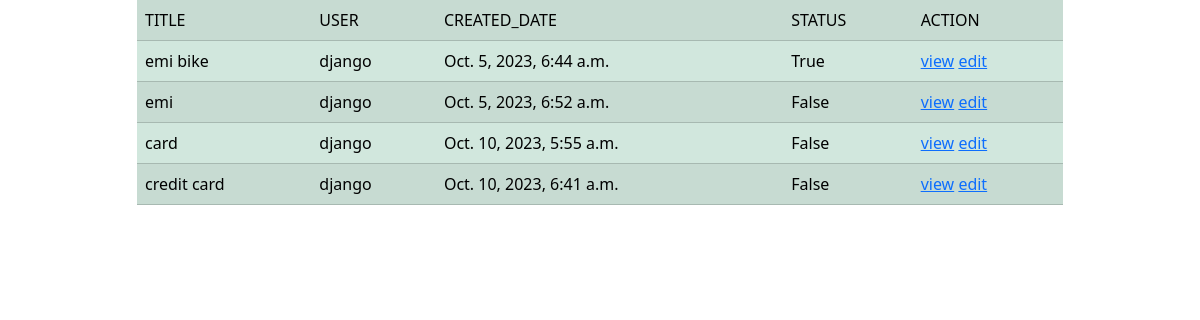
/all/ (signed in), run on the app's committed database.
### reminder/models.py (models this page shows, shortened)
class Todos(models.Model):
    title=models.CharField(max_length=200)
    created_date=models.DateTimeField(auto_now_add=True)
    status=models.BooleanField(default=False)
    user=models.ForeignKey(User,on_delete=models.CASCADE)

### reminder/views.py (the view)
# urls.py: path("all/",TodoListView.as_view(),name="list-todo"),
@method_decorator(signin_required,name="dispatch")
class TodoListView(ListView):
    template_name="reminder/todo_list.html"
    context_object_name="todos"
    model=Todos
    def get_queryset(self):
        qs=Todos.objects.filter(user=self.request.user)
        return qs

### reminder/views.py (called while the page is built)
def signin_required(fn):
    def wrapper(request,*args,**kwargs):
        if not request.user.is_authenticated:
            messages.error(request,"invalid session")
            return redirect("signin")
        else:
            return fn(request,*args,**kwargs)
    return wrapper

### reminder/templates/reminder/todo_list.html (shortened to what this page needs)
<!DOCTYPE html>
<html lang="en">
<head>
    <link href="https://cdn.jsdelivr.net/npm/bootstrap@5.3.2/dist/css/bootstrap.min.css" rel="stylesheet">
</head>
<body>
    <div class="container">
        <div class="row">
            <div class="col-1"></div>
            <div class="col-10">
                <table class="table table-success table-striped">
                    <tr>
                        <td>TITLE</td>
                        <td>USER</td>
                        <td>CREATED_DATE</td>
                        <td>STATUS</td>
                        <td>ACTION</td>
                    </tr>
                    {%for todo in todos%}
                    <tr>
                        <td>{{todo.title}}</td>
                        <td>{{todo.user}}</td>
                        <td>{{todo.created_date}}</td>
                        <td>{{todo.status}}</td>
                        <td >
                            <a href="{%url 'detail-todo' todo.id%}">view</a>
                            <a href="{%url 'change-todo' todo.id%}">edit</a>
                        </td>
                    </tr>
                    {%endfor%}
                </table>
            </div>
            <div class="col-1"></div>
        </div>
    </div>
</body>
</html>

### data on the page
Todos: title "emi bike", user "django", created_date "Oct. 5, 2023, 6:44 a.m.", status "True"
Todos: title "emi", user "django", created_date "Oct. 5, 2023, 6:52 a.m.", status "False"
Todos: title "card", user "django", created_date "Oct. 10, 2023, 5:55 a.m.", status "False"
Todos: title "credit card", user "django", created_date "Oct. 10, 2023, 6:41 a.m.", status "False"
